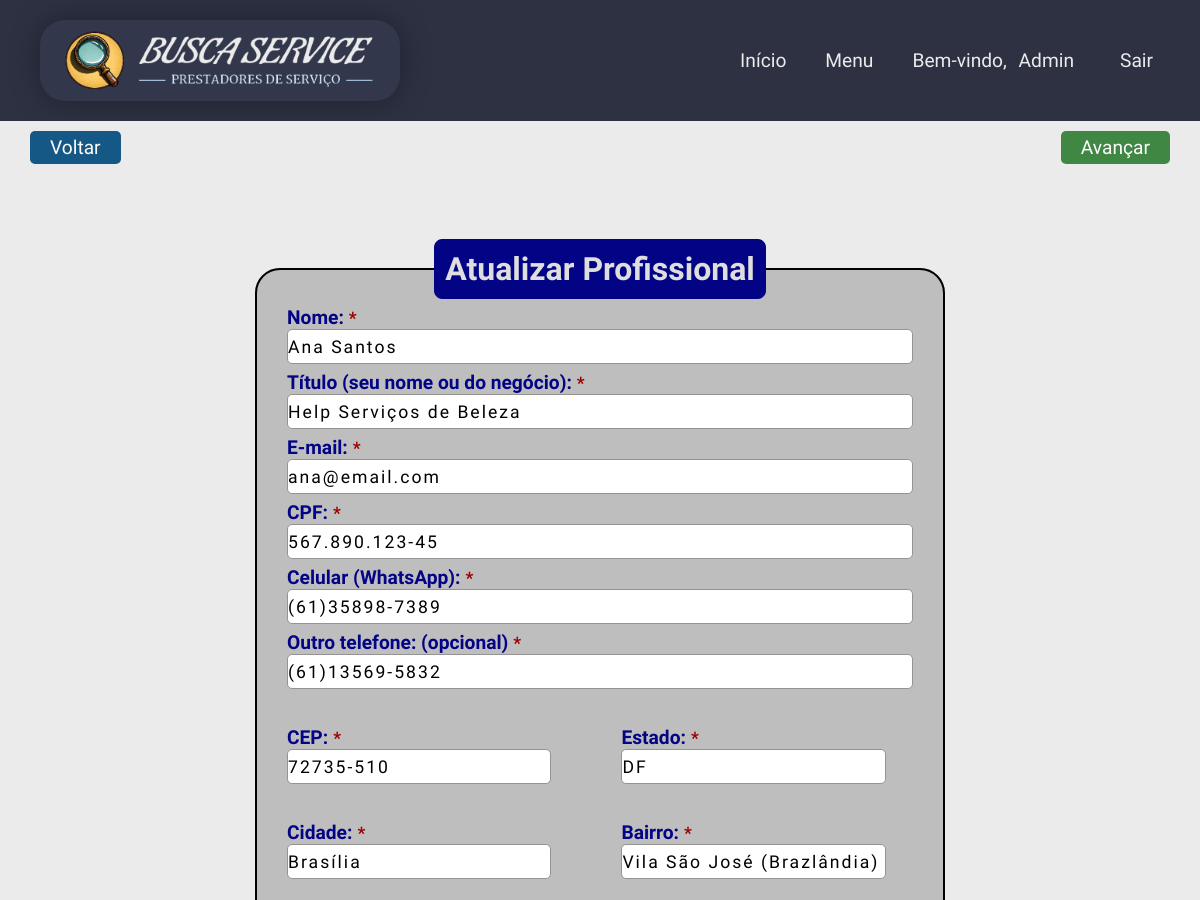
/app/views/usuario_admin_updpro.php?idpro=5 (signed in, upper part), run on an earlier commit of the app's database.
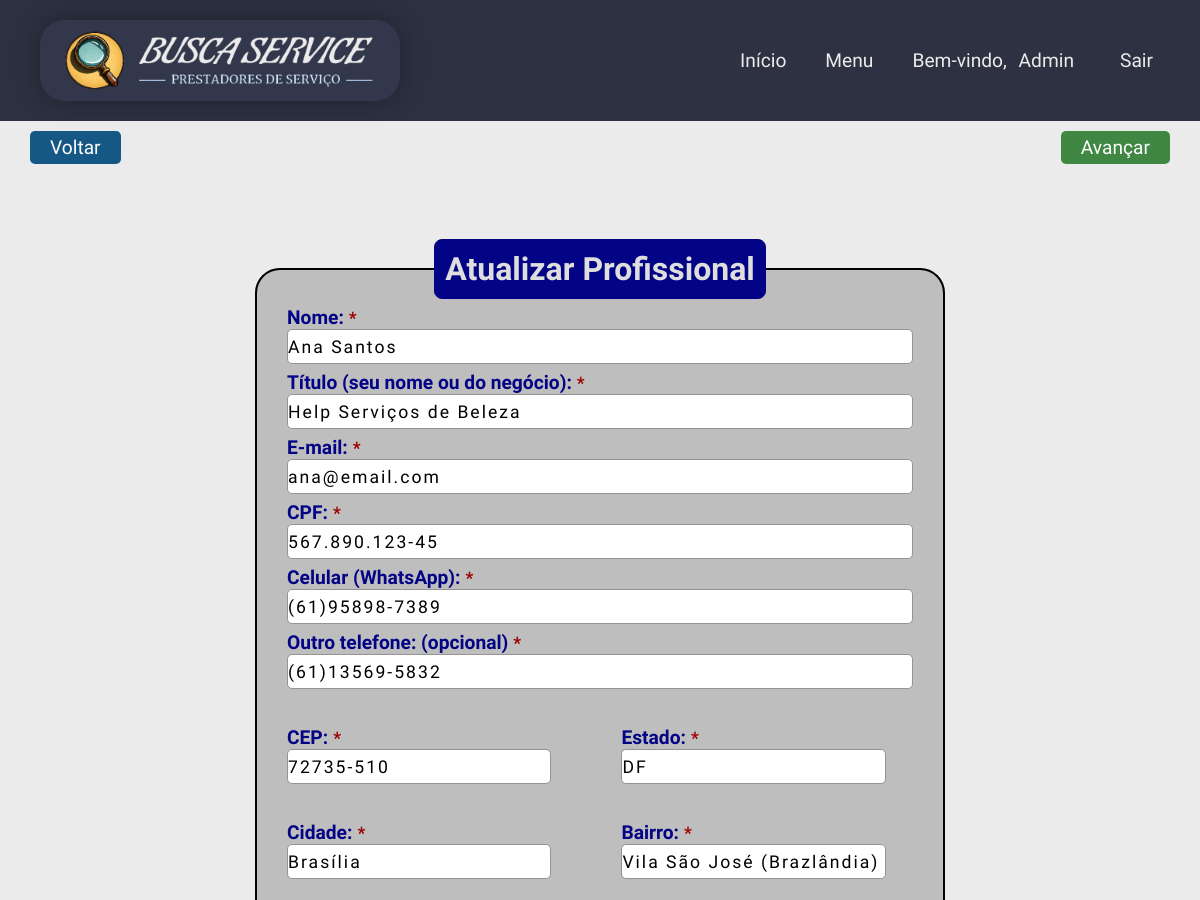
And on a later commit of the database.
### tables this page shows
CREATE TABLE IF NOT EXISTS profissional(
  idpro INT(11) NOT NULL AUTO_INCREMENT,
  nome VARCHAR(45) NOT NULL,
  email VARCHAR(255) NOT NULL,
  senha VARCHAR(60) NOT NULL,
  cpf VARCHAR(14) NOT NULL,
  telefone VARCHAR(18) NOT NULL,
  telefone2 VARCHAR(18) NULL DEFAULT NULL,
  cep VARCHAR(9) NOT NULL,
  estado VARCHAR(45) NOT NULL,
  cidade VARCHAR(45) NOT NULL,
  bairro VARCHAR(45) NOT NULL,
  titulo VARCHAR(100) NOT NULL,
  descricaonegocio VARCHAR(255) NOT NULL,
  fotoprin VARCHAR(255) NOT NULL,
  fotosec VARCHAR(255) NULL DEFAULT NULL,
  fotosec2 VARCHAR(255) NULL DEFAULT NULL,
  perfil VARCHAR(3) NOT NULL DEFAULT 'PRO' COMMENT 'ADM=Administrador\\nPRO=Profissional\\nCLI=Cliente',
  status TINYINT(1) NOT NULL DEFAULT 1 COMMENT '\"0\" = Inativo / \"1\" = Ativo',
  dataregpro DATETIME NOT NULL DEFAULT CURRENT_TIMESTAMP(),
  PRIMARY KEY (idpro),
  UNIQUE KEY unique_cpf_pro (cpf)
  );

### app/views/usuario_admin_updpro.php (the view, shortened to what this page needs)
<?php
require_once 'layouts/site/header.php';
$idpro = isset($_GET['idpro']) ? $_GET['idpro'] : 0;
$dbh = Conexao::getInstance();
$query = "SELECT * FROM `busca_service`.`profissional` WHERE idpro=:idpro LIMIT 1";
$stmt = $dbh->prepare($query);
$stmt->bindParam(':idpro', $idpro);
$stmt->execute();
$row = $stmt->fetch(PDO::FETCH_ASSOC);
?>
<body>
    <?php require_once 'layouts/admin/menu.php'; ?>
    <main class="bg_form">
        <?php require_once "botoes_navegacao.php" ?>
        <div class="main_opc">
            <section>
                <form action="" method="post" class="box" enctype="multipart/form-data" id="formulario_img">
                    <fieldset>
                        <legend><b>Atualizar Profissional</b></legend>
                        <div class="dadosPessoais">
                            <div class="inputBox">
                                <input type="text" name="nome" id="nome" class="inputUser" required autofocus value="<?= isset($row) ? $row['nome'] : '' ?>">
                                <label for="nome" class="labelInput">Nome:<span class="asterisk">*</span></label>
                            </div>
                            <div class="inputBox">
                                <input type="text" name="titulo" id="titulo" class="inputUser" required autofocus value="<?= isset($row) ? $row['titulo'] : '' ?>">
                                <label for="titulo" class="labelInput">Título (seu nome ou do negócio):<span class="asterisk">*</span></label>
                            </div>
                            <div class="inputBox">
                                <input type="email" name="email" id="email" class="inputUser" autofocus value="<?= isset($row) ? $row['email'] : '' ?>">
                                <label for="email" class="labelInput <?= isset($row) && !empty($row['email']) ? 'active' : '' ?>">E-mail:<span class="asterisk">*</span></label>
                            </div>
                            <div class="inputBox">
                                <input type="text" name="cpf" id="cpf" class="inputUser" readonly autofocus value="<?= isset($row) ? $row['cpf'] : '' ?>">
                                <label for="cpf" class="labelInput <?= isset($row) && !empty($row['cpf']) ? 'active' : '' ?>">CPF:<span class="asterisk">*</span></label>
                            </div>
                            <div class="inputBox">
                                <input type="tel" name="telefone" id="telefone-whatsapp" class="inputUser" minlength="14" maxlength="14" required autofocus value="<?= isset($row) ? $row['telefone'] : '' ?>">
                                <label for="telefone-whatsapp" class="labelInput">Celular (WhatsApp):<span class="asterisk">*</span></label>
                            </div>
                            <div class="inputBox">
                                <input type="tel" name="telefone2" id="telefone-geral" class="inputUser" minlength="14" maxlength="14" required autofocus value="<?= isset($row) ? $row['telefone2'] : '' ?>">
                                <label for="telefone-geral" class="labelInput">Outro telefone: (opcional)<span class="asterisk">*</span></label>
                            </div>
                        </div>
                        <div class="endereco">
                            <div class="inputBox">
                                <input type="text" id="cep" name="cep" class="inputUser" maxlength="8" minlength="8" autofocus value="<?= isset($row) ? $row['cep'] : '' ?>">
                                <label for="cep" class="labelInput">CEP:<span class="asterisk">*</span></label><br>
                            </div>
                            <div class="inputBox">
                                <input type="text" name="estado" id="estado" class="inputUser" autofocus value="<?= isset($row) ? $row['estado'] : '' ?>">
                                <label for="uf" class="labelInput">Estado:<span class="asterisk">*</span></label>
                            </div>
                            <div class="inputBox">
                                <input type="text" name="cidade" id="cidade" class="inputUser" autofocus value="<?= isset($row) ? $row['cidade'] : '' ?>">
                                <label for="cidade" class="labelInput">Cidade:<span class="asterisk">*</span></label>
                            </div>
                            <div class="inputBox">
                                <input type="text" name="bairro" id="bairro" class="inputUser" autofocus value="<?= isset($row) ? $row['bairro'] : '' ?>">
                                <label for="bairro" class="labelInput">Bairro:<span class="asterisk">*</span></label>
                            </div>
                        </div>
                        <br><br>
                    </fieldset>
                </form>
            </section>
        </div>
    </main>
</body>
</html>

What changed in the data, as far as the page shows it:
changed profissional "Ana Santos": telefone "(61)35898-7389" → "(61)95898-7389"
